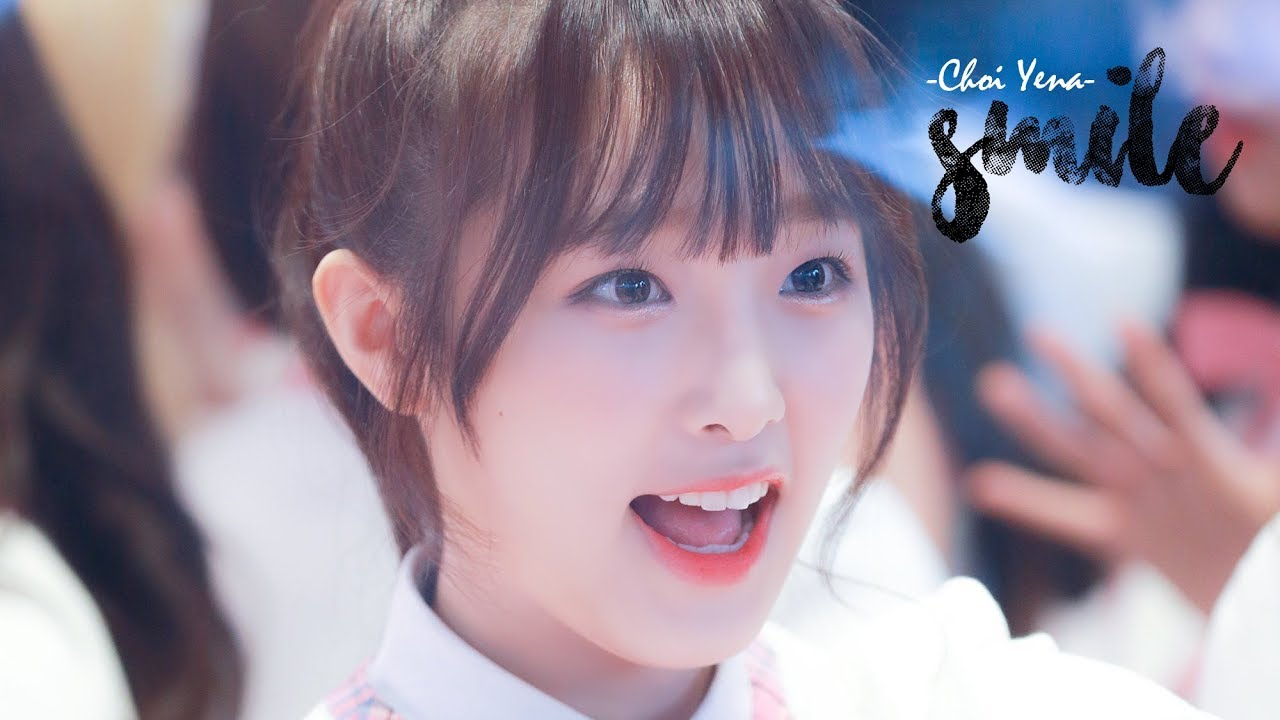
#> input picture images.jpg, 1280 x 720 px
$ python facedetect.py
#> lines starting #> are read from the running program, lines starting #| are printed output that depends on the picture
import cv2

# Inisialisasi Cascade Classifier untuk wajah, mata, dan senyuman
face_cascade = cv2.CascadeClassifier('haarcascade_frontalface_default.xml')
eye_cascade = cv2.CascadeClassifier('haarcascade_eye.xml')
smile_cascade = cv2.CascadeClassifier('haarcascade_smile.xml')

# Buka gambar
img = cv2.imread('images.jpg', 1)
#> img is the input picture: shape (720, 1280, 3); mean B, G, R 152.6, 138.5, 152.9
gray_img = cv2.cvtColor(img, cv2.COLOR_BGR2GRAY)
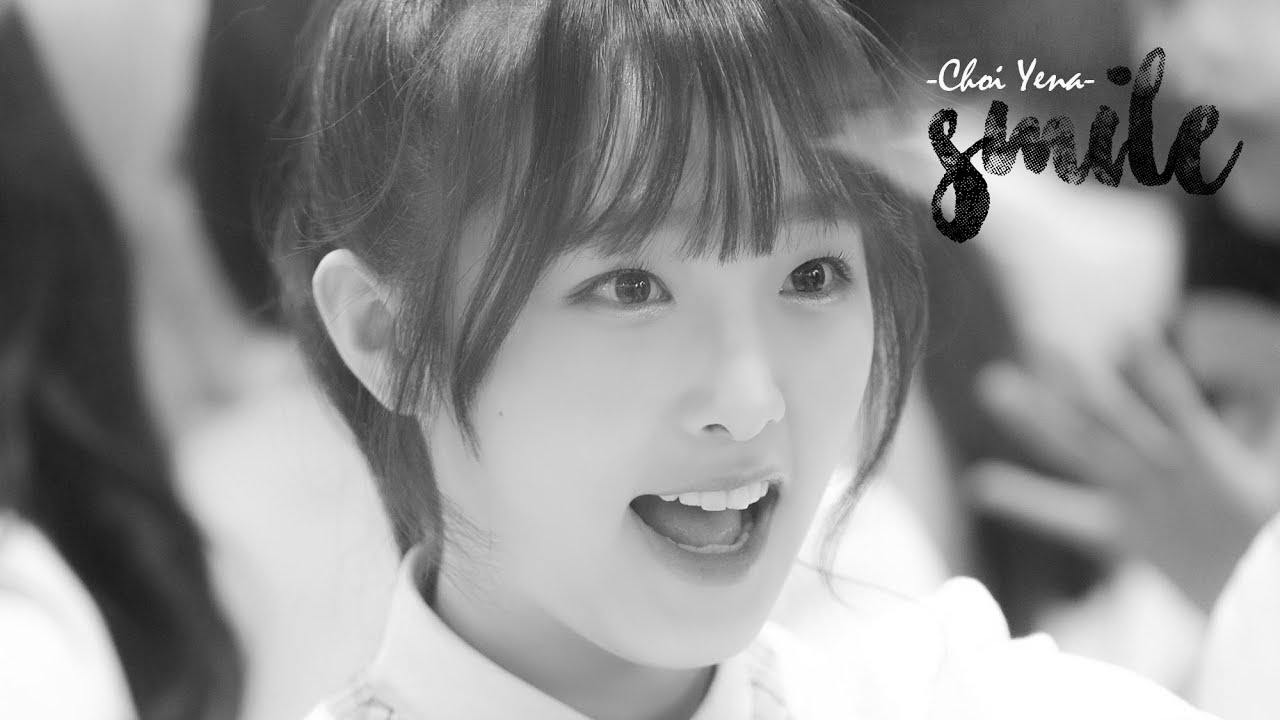
#> gray_img: shape (720, 1280); min 0, max 255, mean 144.4

# Deteksi wajah dalam gambar
faces = face_cascade.detectMultiScale(gray_img, scaleFactor=1.3, minNeighbors=5)
#> faces = ()

for (x_face, y_face, w_face, h_face) in faces:
    cv2.rectangle(img, (x_face, y_face), (x_face + w_face, y_face + h_face), (255, 130, 0), 2)
    roi_gray = gray_img[y_face:y_face + h_face, x_face:x_face + w_face]
    roi_color = img[y_face:y_face + h_face, x_face:x_face + w_face]

    # Deteksi mata dalam area wajah
    eyes = eye_cascade.detectMultiScale(roi_gray, scaleFactor=1.2, minNeighbors=18)
    for (x_eye, y_eye, w_eye, h_eye) in eyes:
        cv2.rectangle(roi_color, (x_eye, y_eye), (x_eye + w_eye, y_eye + h_eye), (0, 180, 60), 2)

    # Deteksi senyuman dalam area wajah
    smiles = smile_cascade.detectMultiScale(roi_gray, scaleFactor=2.5, minNeighbors=20)
    for (x_smile, y_smile, w_smile, h_smile) in smiles:
        cv2.rectangle(roi_color, (x_smile, y_smile), (x_smile + w_smile, y_smile + h_smile), (255, 0, 130), 2)
#> this loop made 0 passes

# Tampilkan gambar dengan deteksi wajah, mata, dan senyuman
cv2.imshow('Output', img)
cv2.waitKey(0)
cv2.destroyAllWindows()
